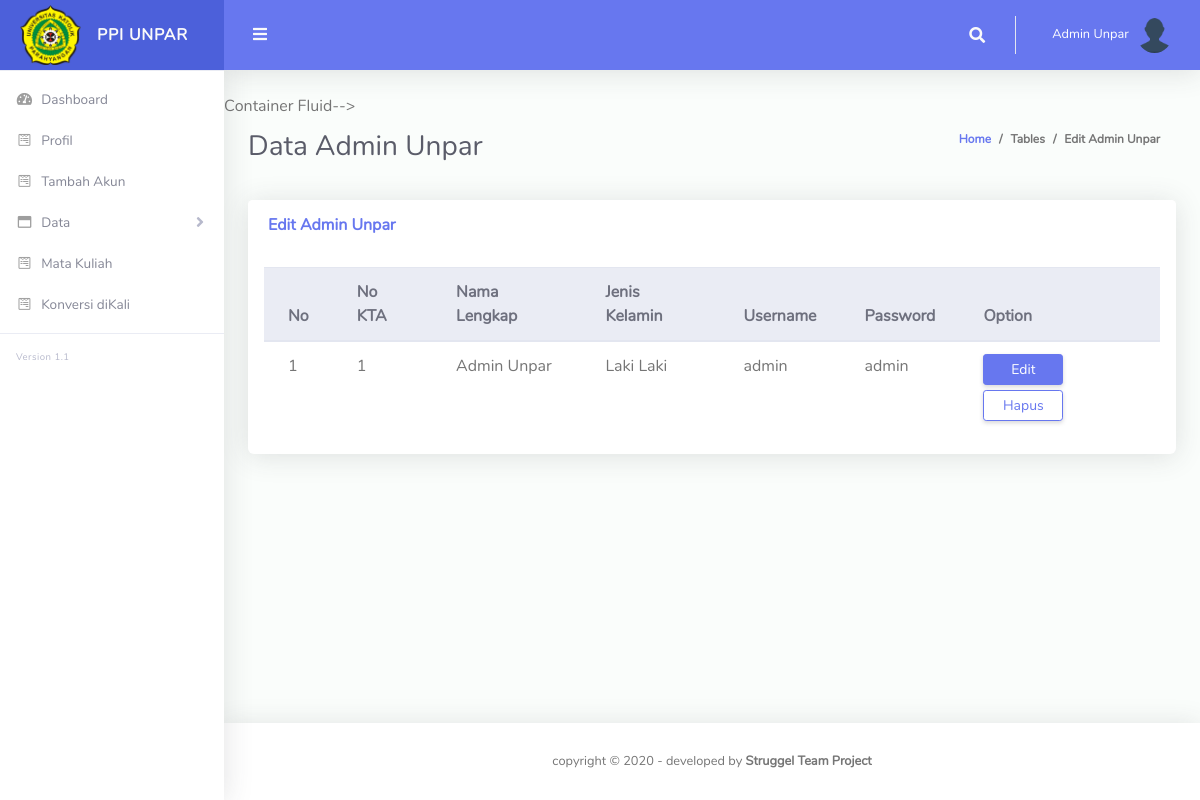
Screenshot of /admin/index.php?page=admin (signed in) with the database file from the repository.
### tables this page shows
CREATE TABLE `profil` (
  `id` int(11) NOT NULL,
  `nama_lengkap` varchar(100) NOT NULL,
  `nokta` varchar(100) NOT NULL,
  `jenis_kelamin` varchar(100) NOT NULL,
  `username` varchar(100) NOT NULL,
  `password` varchar(100) NOT NULL,
  `photo` varchar(100) NOT NULL,
  `level` varchar(100) NOT NULL
);

### admin/admin.php (the view, shortened to what this page needs)
 Container Fluid-->
<div class="container-fluid" id="container-wrapper">
  <div class="d-sm-flex align-items-center justify-content-between mb-4">
    <h1 class="h3 mb-0 text-gray-800">Data Admin Unpar</h1>
    <ol class="breadcrumb">
      <li class="breadcrumb-item"><a href="./">Home</a></li>
      <li class="breadcrumb-item">Tables</li>
      <li class="breadcrumb-item active" aria-current="page">Edit Admin Unpar</li>
    </ol>
  </div>
  <div class="row">
    <div class="col-lg-12">
      <div class="card mb-4">
        <div class="card-header py-3 d-flex flex-row align-items-center justify-content-between">
          <h6 class="m-0 font-weight-bold text-primary">Edit Admin Unpar</h6>
        </div>
        <div class="table-responsive p-3">
          <table class="table align-items-center table-flush" id="dataTable">
            <thead class="thead-light">
              <tr>
                <th>No</th>
                <th>No KTA</th>
                <th>Nama Lengkap</th>
                <th>Jenis Kelamin</th>
                <th>Username</th>
                <th>Password</th>
                <th>Option</th>
              </tr>
              <?php
              include '../koneksi.php';
              $no = 1;
              $data = mysqli_query($connect,"select * from profil where level='admin'");
              while($d = mysqli_fetch_array($data)){
                ?>
                <tr>
                  <td><?php echo $no++; ?></td>
                  <td><?php echo $d['nokta']; ?></td>
                  <td><?php echo $d['nama_lengkap']; ?></td>
                  <td><?php echo $d['jenis_kelamin']; ?></td>
                  <td><?php echo $d['username']; ?></td>
                  <td><?php echo $d['password']; ?></td>
                  <td>
                    <a href="index.php?page=admin_edit&amp;&amp;id=<?php echo $d['id']; ?>" style="width:80px; margin-bottom:5px;" class="btn btn-sm btn-primary">Edit</a>
                    <a href="hapusakun.php?id=<?php echo $d['id']; ?>" class="btn btn-sm btn-outline-primary" style="width:80px; margin-bottom:5px;">Hapus</a>
                  </td>
                </tr>
                <?php
              }
              ?>
            </table>
          </div>
        </div>
      </div>
    </div>
</div>

### admin/index.php (shortened to what this page needs)
<!DOCTYPE html>
<html lang="en">
  <head>
    <link href="../vendor/fontawesome-free/css/all.min.css" rel="stylesheet" type="text/css">
    <link href="../vendor/bootstrap/css/bootstrap.min.css" rel="stylesheet" type="text/css">
    <link href="../css/ruang-admin.min.css" rel="stylesheet">
    <link href="../vendor/datatables/dataTables.bootstrap4.min.css" rel="stylesheet">
  </head>
  <body id="page-top">
    <div id="wrapper">
      <ul class="navbar-nav sidebar sidebar-light accordion" id="accordionSidebar">
        <a class="sidebar-brand d-flex align-items-center justify-content-center" href="index.php">
          <div class="sidebar-brand-icon">
            <img src="../img/unparlogo.png" style="max-height: 60px">
          </div>
          <div class="sidebar-brand-text mx-3">PPI UNPAR</div>
        </a>
        <hr class="sidebar-divider my-0">
        <li class="nav-item">
          <a class="nav-link" href="index.php">
            <i class="fas fa-fw fa-tachometer-alt"></i>
            <span>Dashboard</span></a>
          </li>
          <li class="nav-item">
            <a class="nav-link" href="index.php?page=profil">
              <i class="fab fa-fw fa-wpforms"></i>
              <span>Profil</span></a>
            </li>
            <li class="nav-item">
              <a class="nav-link" href="index.php?page=tambahakun">
                <i class="fab fa-fw fa-wpforms"></i>
                <span>Tambah Akun</span></a>
              </li>
              <li class="nav-item">
                <a class="nav-link collapsed" href="#" data-toggle="collapse" data-target="#collapseBootstrap"
                aria-expanded="true" aria-controls="collapseBootstrap">
                <i class="far fa-fw fa-window-maximize"></i>
                <span>Data</span>
              </a>
            </li>
            <li class="nav-item">
              <a class="nav-link" href="index.php?page=mataKuliah">
                <i class="fab fa-fw fa-wpforms"></i>
                <span>Mata Kuliah</span></a>
              </li>
              <li class="nav-item">
              <a class="nav-link" href="index.php?page=konversiCPL&amp;&amp;id=1">
                <i class="fab fa-fw fa-wpforms"></i>
                <span>Konversi diKali</span></a>
              </li>
            <hr class="sidebar-divider">
            <div class="version" id="version-ruangadmin"></div>
          </ul>
          <div id="content-wrapper" class="d-flex flex-column">
            <div id="content">
              <?php
              include "koneksi.php";
              $id = $_SESSION['id'];
              $query="SELECT * FROM profil where id='$id'";
              $sql = mysqli_query ($connect,$query);
              while ($hasil = mysqli_fetch_array($sql)) {
                $nama_lengkap = $hasil ['nama_lengkap'];
                $photo = $hasil ['photo'];
                ?>
              <?php } ?>
              <nav class="navbar navbar-expand navbar-light bg-navbar topbar mb-4 static-top">
                <button id="sidebarToggleTop" class="btn btn-link rounded-circle mr-3">
                  <i class="fa fa-bars"></i>
                </button>
                <ul class="navbar-nav ml-auto">
                  <li class="nav-item dropdown no-arrow">
                    <a class="nav-link dropdown-toggle" href="#" id="searchDropdown" role="button" data-toggle="dropdown"
                    aria-haspopup="true" aria-expanded="false">
                    <i class="fas fa-search fa-fw"></i>
                  </a>
              </li>
              <li class="nav-item dropdown no-arrow">
                <a class="nav-link dropdown-toggle" href="#" id="userDropdown" role="button" data-toggle="dropdown" aria-haspopup="true" aria-expanded="false">
                  <span class="ml-2 d-none d-lg-inline text-white small"><?php echo $nama_lengkap; ?></span>
                  <span>&nbsp;&nbsp;<img style="border-radius:50%;" src="img_adm/<?php echo $photo;?>" width='35' height='35'></span>
                </a>
              </li>
            </ul>
          </nav>
          <?php include "main_switch.php"; ?>
        </div>
        <footer class="sticky-footer bg-white">
          <div class="container my-auto">
            <div class="copyright text-center my-auto">
              <span>copyright &copy; <script> document.write(new Date().getFullYear()); </script> - developed by
                <b>Struggel Team Project</b>
              </span>
            </div>
          </div>
        </footer>
      </div>
    </div>
</body>
</html>

### rows the page displays
profil: nama_lengkap "Admin Unpar", photo (placeholder picture), nokta "1", jenis_kelamin "Laki Laki", username "admin", password "admin"
